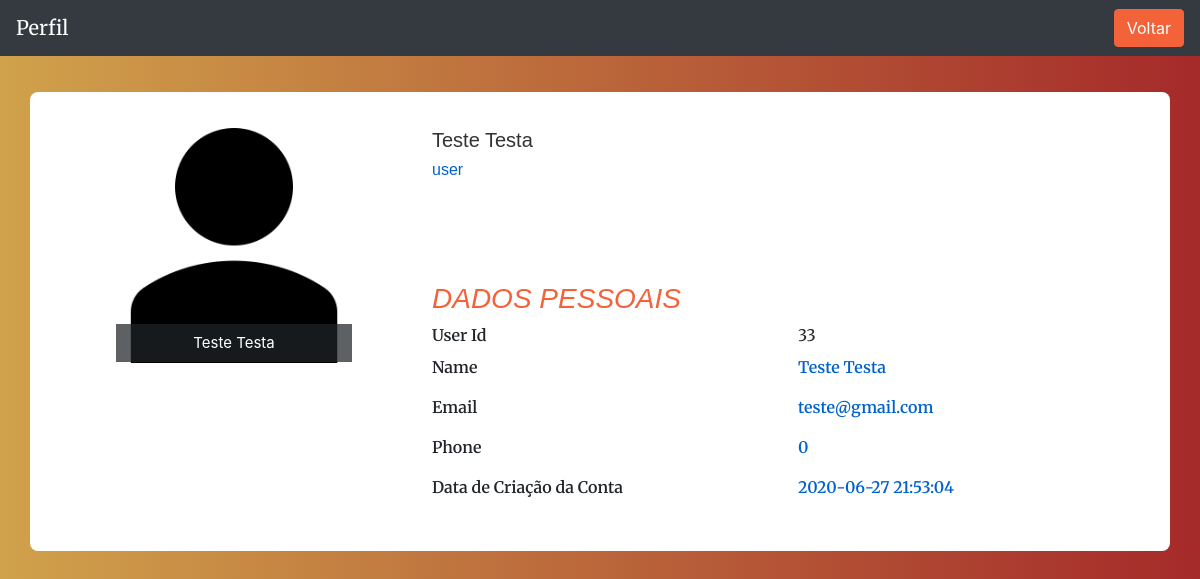
The app's page /admin/view_profile.php?&id=33 with its own data.
### tables this page shows
CREATE TABLE `users` (
  `id` int(11) NOT NULL,
  `fname` varchar(255) NOT NULL,
  `lname` varchar(255) NOT NULL,
  `age` int(11) NOT NULL,
  `email` tinytext NOT NULL,
  `password` longtext NOT NULL,
  `phone` int(9) DEFAULT NULL,
  `born_date` date DEFAULT NULL,
  `type_img` varchar(255) NOT NULL,
  `name_img` varchar(255) NOT NULL,
  `size_img` varchar(255) NOT NULL,
  `data_img` longblob NOT NULL,
  `updated_at` timestamp NOT NULL DEFAULT current_timestamp() ON UPDATE current_timestamp(),
  `created_at` timestamp NOT NULL DEFAULT current_timestamp(),
  `user_status` varchar(10) NOT NULL DEFAULT 'user',
  `acount_status` text NOT NULL DEFAULT 'ativo',
  `foto_status` varchar(10) NOT NULL,
  `newsletter_status` varchar(10) NOT NULL DEFAULT 'semSub'
);

### admin/view_profile.php (the view, shortened to what this page needs)
<?php
require '../includes/db.inc.php';
$id_user = $_GET['id'];
$sql = "SELECT * FROM users WHERE  id = $id_user";
    $result = mysqli_query( $conn, $sql);
?>
<!DOCTYPE html>
<html lang="en">
    <head>
        <link href="https://cdnjs.cloudflare.com/ajax/libs/magnific-popup.js/1.1.0/magnific-popup.min.css" rel="stylesheet" />
        <link href="../assets/css/styles.css" rel="stylesheet" />
    </head>
  </head>
  <nav class="navbar navbar-dark bg-dark">
      <a class="navbar-brand" href="#">
     Perfil
      </a>
      <ul class="navbar-nav">
          <li class="nav-item">
              <a class="btn btn-primary text-white"href="users.php">Voltar</a>
          </li>
      </ul>
    </nav>
  <div class="container emp-profile">
                <?php foreach($result as $row) : ?>
            <form method="post">
                <div class="row">
                    <div class="col-md-4">
                    <div class="profile-img">
                        <?php if(($row['foto_status'] == 'sem')) {?>
					<a>
					<img src="../assets/img/user.png" alt="" width="100">
					</a>
					<?php  } ?>
                            <div class="file btn btn-lg btn-primary">
                            <?php echo $row['fname'] . " " .$row['lname']?>
                            </div>
                        </div>
                    </div>
                    <div class="col-md-6">
                        <div class="profile-head">
                                    <h5>
                                    <?php echo $row['fname'] . $row['lname']?>
                                    </h5>
                                    <h6>
                                    <?php echo $row['user_status']?>
                                    </h6>
                        </div>
                    </div>
                </div>
                <div class="row">
                    <div class="col-md-4">
                    </div>
                    <div class="col-md-8">
                      <div class="tab-content profile-tab" id="myTabContent">
                        <span><h3>Dados Pessoais</h3></span>
                            <div class="tab-pane fade show active" id="home" role="tabpanel" aria-labelledby="home-tab">
                                        <div class="row">
                                            <div class="col-md-6">
                                                <label>User Id</label>
                                            </div>
                                            <div class="col-md-6">
                                            <?php echo $row['id']?>
                                            </div>
                                        </div>
                                        <div class="row">
                                            <div class="col-md-6">
                                                <label>Name</label>
                                            </div>
                                            <div class="col-md-6">
                                            <p><?php echo $row['fname'] . " ". $row['lname']?></p>
                                            </div>
                                        </div>
                                        <div class="row">
                                            <div class="col-md-6">
                                                <label>Email</label>
                                            </div>
                                            <div class="col-md-6">
                                            <p><?php echo $row['email']?></p>
                                            </div>
                                        </div>
                                        <div class="row">
                                            <div class="col-md-6">
                                                <label>Phone</label>
                                            </div>
                                            <div class="col-md-6">
                                            <p><?php echo $row['phone']?></p>
                                            </div>
                                        </div>
                                        <div class="row">
                                            <div class="col-md-6">
                                                <label>Data de Criação da Conta</label>
                                            </div>
                                            <div class="col-md-6">
                                            <p><?php echo $row['created_at']?></p>
                                            </div>
                                        </div>
                            </div>
                        </div>
                    </div>
                </div>
            </form>
            <?php endforeach ?>
        </div>
</body>
</html>

### admin/view_profile.php (style rules this page uses)
.emp-profile { padding: 3%; margin-top: 3%; margin-bottom: 3%; border-radius: 0.5rem; background: #fff; }
.profile-img { text-align: center; }
.profile-img img { width: 70%; height: 100%; }
.profile-img .file { position: relative; overflow: hidden; margin-top: -20%; width: 70%; border: none; border-radius: 0; font-size: 15px; background: #212529b8; }
.profile-head h5 { color: #333; }
.profile-head h6 { color: #0062cc; }
.profile-tab label { font-weight: 600; }
.profile-tab p { font-weight: 600; color: #0062cc; }
.tab-content { margin-top: -15%; }

### records on screen
users: fname "Teste", lname "Testa", user_status "user", id "33", email "teste@gmail.com", phone "0", created_at "2020-06-27 21:53:04"
